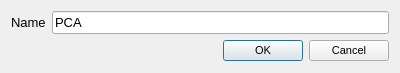
<?xml version="1.0" encoding="UTF-8"?>
<ui version="4.0">
 <class>PrincipalComponentsDialog</class>
 <widget class="QDialog" name="PrincipalComponentsDialog">
  <property name="geometry">
   <rect>
    <x>0</x>
    <y>0</y>
    <width>400</width>
    <height>73</height>
   </rect>
  </property>
  <property name="font">
   <font>
    <pointsize>10</pointsize>
   </font>
  </property>
  <property name="windowTitle">
   <string>Principal Components</string>
  </property>
  <layout class="QFormLayout" name="formLayout">
   <item row="0" column="0">
    <widget class="QLabel" name="label">
     <property name="text">
      <string>Name</string>
     </property>
    </widget>
   </item>
   <item row="0" column="1">
    <widget class="QLineEdit" name="nameLineEdit">
     <property name="text">
      <string>PCA</string>
     </property>
    </widget>
   </item>
   <item row="1" column="1">
    <widget class="QDialogButtonBox" name="buttonBox">
     <property name="font">
      <font>
       <pointsize>8</pointsize>
      </font>
     </property>
     <property name="orientation">
      <enum>Qt::Horizontal</enum>
     </property>
     <property name="standardButtons">
      <set>QDialogButtonBox::Cancel|QDialogButtonBox::Ok</set>
     </property>
    </widget>
   </item>
  </layout>
 </widget>
 <resources/>
 <connections>
  <connection>
   <sender>buttonBox</sender>
   <signal>accepted()</signal>
   <receiver>PrincipalComponentsDialog</receiver>
   <slot>accept()</slot>
   <hints>
    <hint type="sourcelabel">
     <x>248</x>
     <y>254</y>
    </hint>
    <hint type="destinationlabel">
     <x>157</x>
     <y>274</y>
    </hint>
   </hints>
  </connection>
  <connection>
   <sender>buttonBox</sender>
   <signal>rejected()</signal>
   <receiver>PrincipalComponentsDialog</receiver>
   <slot>reject()</slot>
   <hints>
    <hint type="sourcelabel">
     <x>316</x>
     <y>260</y>
    </hint>
    <hint type="destinationlabel">
     <x>286</x>
     <y>274</y>
    </hint>
   </hints>
  </connection>
 </connections>
</ui>
